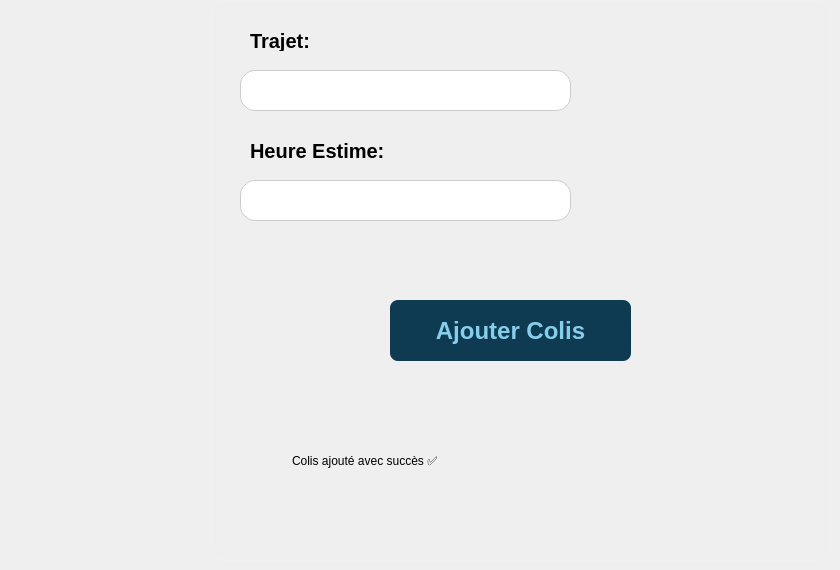
      <widget class="QWidget" name="ajouterCollis">
       <widget class="QFrame" name="frame_7">
        <property name="geometry">
         <rect>
          <x>210</x>
          <y>0</y>
          <width>621</width>
          <height>561</height>
         </rect>
        </property>
        <property name="styleSheet">
         <string notr="true">background: qradialgradient(spread:pad, cx:0.5, cy:0.5, radius:1,
                                stop:0 rgba(255, 255, 255, 100),
                                stop:1 rgba(255, 255, 255, 20));
border-radius: 15px;
    border: 1px solid rgba(255, 255, 255, 30);</string>
        </property>
        <property name="frameShape">
         <enum>QFrame::Shape::StyledPanel</enum>
        </property>
        <property name="frameShadow">
         <enum>QFrame::Shadow::Raised</enum>
        </property>
        <widget class="QLineEdit" name="destinationInputM_2">
         <property name="geometry">
          <rect>
           <x>30</x>
           <y>70</y>
           <width>331</width>
           <height>41</height>
          </rect>
         </property>
         <property name="styleSheet">
          <string notr="true">background: white;
border: 1px solid #ccc;
border-radius: 15px;
font-size: 14px;
color: black;</string>
         </property>
         <property name="text">
          <string/>
         </property>
        </widget>
        <widget class="QLabel" name="label_79">
         <property name="geometry">
          <rect>
           <x>40</x>
           <y>30</y>
           <width>111</width>
           <height>21</height>
          </rect>
         </property>
         <property name="styleSheet">
          <string notr="true">color: black;
font-size: 20px;
font-weight: 500;
font: 14pt &quot;Titillium Web&quot;;
background: transparent;
border: 0px;</string>
         </property>
         <property name="text">
          <string>Trajet:</string>
         </property>
        </widget>
        <widget class="QLabel" name="label_82">
         <property name="geometry">
          <rect>
           <x>40</x>
           <y>140</y>
           <width>161</width>
           <height>21</height>
          </rect>
         </property>
         <property name="styleSheet">
          <string notr="true">color: black;
font-size: 20px;
font-weight: 500;
font: 14pt &quot;Titillium Web&quot;;
background: transparent;
border: 0px;</string>
         </property>
         <property name="text">
          <string>Heure Estime:</string>
         </property>
        </widget>
        <widget class="QLineEdit" name="heureEstimeInputM_2">
         <property name="geometry">
          <rect>
           <x>30</x>
           <y>180</y>
           <width>331</width>
           <height>41</height>
          </rect>
         </property>
         <property name="styleSheet">
          <string notr="true">background: white;
border: 1px solid #ccc;
border-radius: 15px;
font-size: 14px;
color: black;</string>
         </property>
         <property name="text">
          <string/>
         </property>
        </widget>
        <widget class="QPushButton" name="ajouterEmp_12">
         <property name="geometry">
          <rect>
           <x>180</x>
           <y>300</y>
           <width>241</width>
           <height>61</height>
          </rect>
         </property>
         <property name="styleSheet">
          <string notr="true">background: #0E3B52;  
    border: none;  
    color: skyblue;  
    font-weight: bold; 
    font-size: 24px; 
    padding: 7px 15px;
    border-radius: 8px;  </string>
         </property>
         <property name="text">
          <string>Ajouter Colis</string>
         </property>
        </widget>
        <widget class="QLineEdit" name="MessageForme_10">
         <property name="geometry">
          <rect>
           <x>80</x>
           <y>420</y>
           <width>481</width>
           <height>81</height>
          </rect>
         </property>
         <property name="styleSheet">
          <string notr="true">background: transparent;
font: 600 22pt &quot;Segoe UI&quot;;
border: 0px;</string>
         </property>
         <property name="text">
          <string>Colis ajouté avec succès ✅</string>
         </property>
        </widget>
       </widget>
      </widget>
